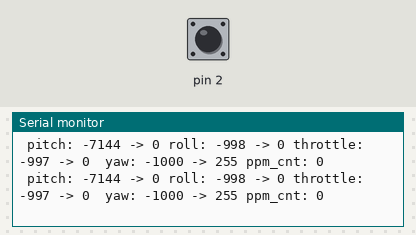
The sketch below on a simulated Arduino Nano, built with avr-gcc and run on an emulated ATmega328P. Parts: the last lines printed to the serial monitor. Inputs (shaded band) come from the test bench; at power-on: pin 2 HIGH. No radio packets arrive unless stated.

Above: at 1.2 s.
1.3 s: pin 2 pulled LOW for 0.15 s
At 1.44 s:
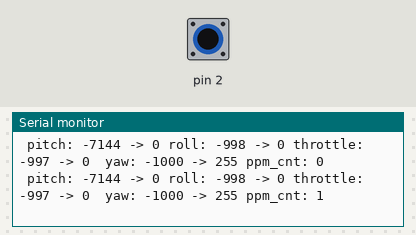
2.9 s: pin 2 pulled LOW for 1 s
At 3.02 s:
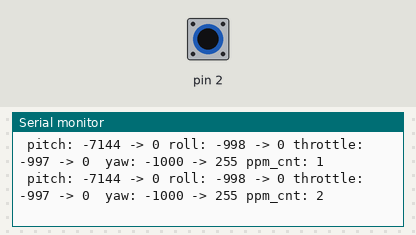
5.4 s: pin 2 pulled LOW for 0.15 s
At 5.57 s:
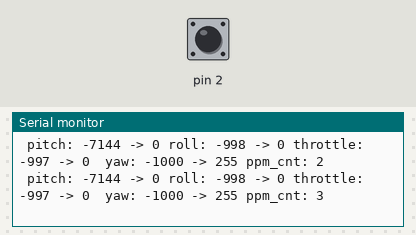

The sketch:

ppm_tx.ino
```cpp
#include <SPI.h>
#include "RF24.h"

// RF-NANO uses the following SPI pins
// D9  - CSN
// D10 - CE
// D11 - MOSI
// D12 - MISO
// D13 - SCK

#define CE_PIN 10
#define CSN_PIN 9
// instantiate an object for the nRF24L01 transceiver
RF24 radio(CE_PIN, CSN_PIN);

// Let these addresses be used for the pair
byte address[6] = "1Node";

int pos = 0; // variable to store the servo position

unsigned long int current, prev, period;
// specify arrays and variables to store values
int x[15], ch1[15], channels[5], i;
uint8_t ppm_cnt;

// uint8_t = byte
struct Signal
{
    uint8_t throttle;
    uint8_t pitch;
    uint8_t roll;
    uint8_t yaw;
    uint8_t ppm_cnt;
};
Signal data;

void ResetData()
{
    data.throttle = 127; // Center | Signal lost position / THR
    data.pitch = 127;    // Center | Signal lost position / RUD
    data.roll = 64;      // Center | Signal lost position / AIL
    data.yaw = 127;      // Center | Signal lost position / ELE
}

// D2 or D3 next to GND (2 or 3)
void setup()
{
    Serial.begin(9600);
    pinMode(2, INPUT_PULLUP);
    attachInterrupt(digitalPinToInterrupt(2), read_me, FALLING);

    // initialize the transceiver on the SPI bus
    if (!radio.begin())
    {
        Serial.println("radio hardware is not responding!!");
        while (1)
        {
        } // hold in infinite loop
    }
    //// radio.setPALevel(RF24_PA_LOW); // RF24_PA_MAX is default.

    // save on transmission time by setting the radio to only transmit the
    // number of bytes we need to transmit
    //// radio.setPayloadSize(sizeof(payload)); // char[7] & uint8_t datatypes occupy 8 bytes

    radio.openWritingPipe(address);
    radio.stopListening();
    ResetData();
    ppm_cnt = 0;
}

void loop()
{
    read_rc();

    delay(100);

    // int mapJoystickValues(int val, int lower, int middle, int upper, bool reverse)
    data.roll = mapJoystickValues(channels[1], 44, 488, 944, false);
    data.pitch = mapJoystickValues(channels[2], 64, 500, 940, false); // "true" or "false" for servo direction
    data.throttle = mapJoystickValues(channels[3], 104, 444, 792, false);
    data.yaw = mapJoystickValues(channels[4], 36, 500, 936, true);
    data.ppm_cnt = ppm_cnt;

    Serial.print("\ pitch: ");
    Serial.print(channels[2]);
    Serial.print(" -> ");
    Serial.print(data.pitch);

    Serial.print("\ roll: ");
    Serial.print(channels[1]);
    Serial.print(" -> ");
    Serial.print(data.roll);

    Serial.print("\ throttle: ");
    Serial.print(channels[3]);
    Serial.print(" -> ");
    Serial.print(data.throttle);

    Serial.print("\	yaw: ");
    Serial.print(channels[4]);
    Serial.print(" -> ");
    Serial.print(data.yaw);

    Serial.print(" ppm_cnt: ");
    Serial.print(data.ppm_cnt);
    Serial.print('\n');

    radio.write(&data, sizeof(data));
}


void read_me()
{
    // this code reads value from RC reciever from PPM pin (Pin 2 or  3)
    // this code gives channel values from 0-1000
    current = micros(); // store time value when pin value falls
    period = current - prev;    // calculating time inbetween the two peaks
    prev = current;
    x[i] = period;
    i = i + 1;

    if (i == 15)  // we will store 15 values in the array
    {
        for (int j = 0; j < 15; j++)
        {
            ch1[j] = x[j];
        }
        i = 0;
    }

    if (ppm_cnt < 255)
    {
        ppm_cnt += 1;
    }
    else
    {
        ppm_cnt = 0;
    }
}


void read_rc()
{
    int i, j, k = 0;
    // detecting separation space of 10000us in the array
    for (k = 14; k > -1; k--)
    {
        if (ch1[k] > 10000)
        {
            j = k;
        }
    }
    // assign 6 channel values after separation space
    for (i = 1; i <= 6; i++)
    {
        channels[i] = (ch1[i + j] - 1000);
    }
}

int mapJoystickValues(int val, int lower, int middle, int upper, bool reverse)
{
    val = constrain(val, lower, upper);
    if (val < middle)
        val = map(val, lower, middle, 0, 128);
    else
        val = map(val, middle, upper, 128, 255);
    return (reverse ? 255 - val : val);
}
```

Measured:
- after the input at 1.3 s, the serial monitor: prints a new line at once (image 1)
- after the input at 2.9 s, the serial monitor: prints a new line at once (image 2)
- after the input at 5.4 s, the serial monitor: prints a new line after 0.06 s (image 3)
